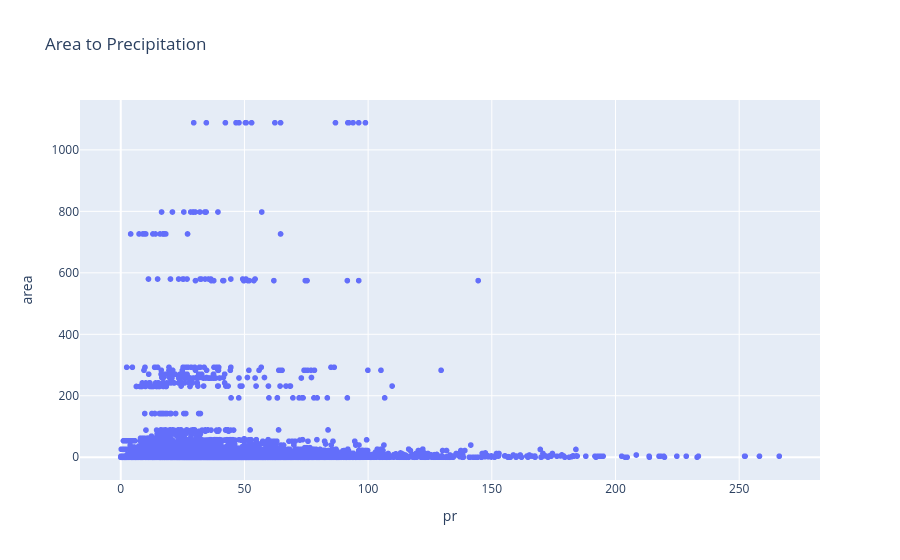

This figure's notebook cell:
### Code cell
fig1 = pl.scatter(data, x = "pr", y = 'area', title='Area to Precipitation')
fig2 = pl.scatter(data, x = "sfcWind", y = 'area', title='Area to Wind')
fig3 = pl.scatter(data, x = "tasmax", y = 'area', title='Area to Temperature')

fig1.show()
fig2.show()
fig3.show()

### Figure 1 — Plotly figure (JSON) as saved in the notebook; plotly's stock layout.template omitted (floating-point values rounded to 4 significant figures; data arrays with more than 128 entries replaced by an {"elided": "..."} marker saying what was removed)
{"data": [{"hovertemplate": "pr=%{x}<br>area=%{y}<extra></extra>", "legendgroup": "", "marker": {"color": "#636efa", "symbol": "circle"}, "mode": "markers", "name": "", "showlegend": false, "type": "scattergl", "x": {"elided": "6390 float values"}, "xaxis": "x", "y": {"elided": "6390 mixed values"}, "yaxis": "y"}], "layout": {"autosize": true, "legend": {"tracegroupgap": 0}, "title": {"text": "Area to Precipitation"}, "xaxis": {"anchor": "y", "autorange": true, "domain": [0, 1], "range": [-16.09, 282.3], "title": {"text": "pr"}, "type": "linear"}, "yaxis": {"anchor": "x", "autorange": true, "domain": [0, 1], "range": [-89.81, 1178.0], "title": {"text": "area"}, "type": "linear"}}}
